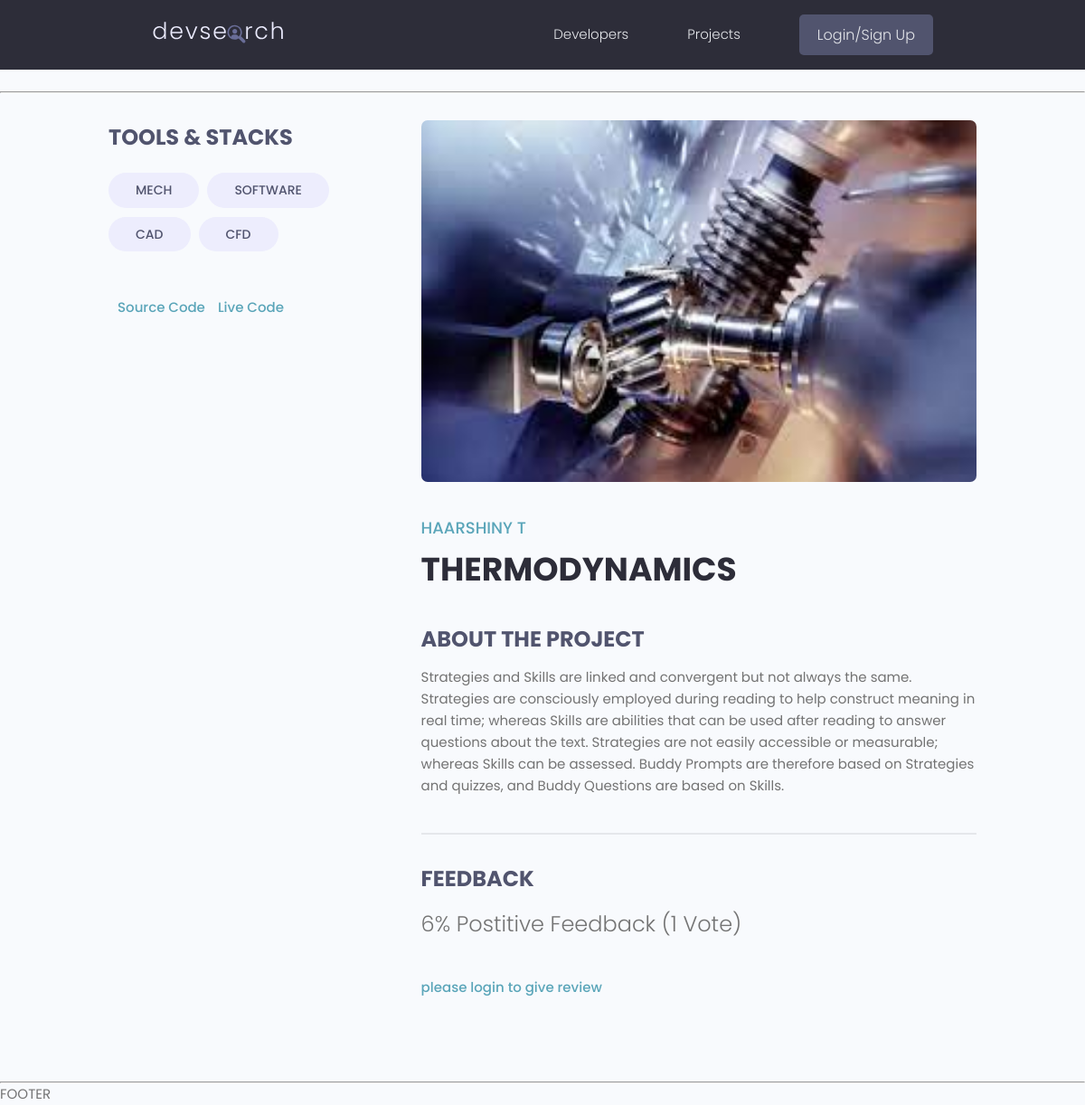
/project1/project3/20/, run on the app's committed database.
### project1/models.py (models this page shows, shortened)
class Tag(models.Model):
    name=models.CharField(max_length=500)
    created = models.DateTimeField (auto_now_add=True)
    def __str__(self):
        return self.name

class Project(models.Model):
    project_type = [('static','static application'),
                    ('dynamic','web application')
    ]
    owner = models.ForeignKey(Profile,on_delete=models.CASCADE,null=True,blank=True)
    title = models.CharField (max_length=500)
    description = models.TextField (max_length=5000,null=True,blank=True)
    image = models.ImageField (upload_to='photos/', default='photos/download.jpg',null=True,blank=True)
    demo_link = models.CharField (max_length=2000,null=True,blank=True)
    source_link = models.CharField (max_length=2000,null=True,blank=True)
    tags= models.ManyToManyField('Tag',blank=True)
    created = models.DateTimeField (auto_now_add=True)
    vote_total = models.IntegerField (default=0,null=True,blank=True)
    vote_ratio = models.IntegerField (default=0,null=True,blank=True)
    type = models.CharField (max_length=30,choices=project_type,null=True,blank=True)
    def reviewers(self):
        reviewers = self.review_set.all().values_list('owner__id',flat=True)
        return reviewers

### users/models.py (models this page shows, shortened)
class Profile(models.Model):
    user = models.OneToOneField(User,on_delete=models.CASCADE,null=True,blank=True)
    name = models.CharField(max_length=200)
    username = models.CharField(max_length=200,null=True,blank=True)
    email = models.EmailField(null=True,blank=True)
    profile_image = models.ImageField(upload_to='profiles',default='profiles/download.png',null=True,blank=True)
    short_intro = models.CharField(max_length=2000,null=True,blank=True)
    bio = models.TextField(null=True,blank=True)
    location = models.CharField(max_length=500,null=True,blank=True)
    social_github = models.CharField(max_length=2000,null=True,blank=True)
    social_twitter = models.CharField(max_length=2000,null=True,blank=True)
    social_youtube = models.CharField(max_length=2000,null=True,blank=True)
    social_linkedin = models.CharField(max_length=2000,null=True,blank=True)
    social_website = models.CharField(max_length=2000,null=True,blank=True)
    created = models.DateTimeField(auto_now_add=True)

### project1/views.py (the view, shortened to what this page needs)
# urls.py: path('project3/<str:pk>/', views.project3, name='project3'),
def project3(request,pk):
    proj_obj= Project.objects.get(id=pk)
    tags = proj_obj.tags.all()
    reviews = proj_obj.review_set.all()
    form = ReviewForm()
    context={'pro': proj_obj, 'tags':tags, 'reviews':reviews, 'form':form,
    }
    return render(request,'project1/project2.html',context)

### project1/templates/project1/project2.html (shortened to what this page needs)
{% extends 'main.html' %}
{% block content %}
<main class="singleProject my-md">
    <div class="container">
      <div class="layout">
        <div class="column column--1of3">
          <h3 class="singleProject__subtitle">Tools & Stacks</h3>
          <div class="singleProject__toolStack">
            {% for tag in pro.tags.all %}
            <span class="tag tag--pill tag--sub tag--lg">
              <small>{{tag}}</small>
            </span>
            {% endfor %}
          </div>
          {% if pro.source_link %}
          <a class="singleProject__liveLink" href="{{ pro.source_link }}" target="_blank">Source Code
          </a>
          {% endif %}
          {% if pro.source_link %}
          <a class="singleProject__liveLink" href="{{ pro.demo_link }}" target="_blank">Live Code
          </a>
          {% endif %}
        </div>
        <div class="column column--2of3">
          <img class="singleProject__preview" src="{{ pro.image.url }}" alt="portfolio thumbnail" />
          <a href="{% url 'users:single-profile' pro.owner.id %}" class="singleProject__developer">{{pro.owner.name}}</a>
          <h2 class="singleProject__title">{{pro.title}}</h2>
          <h3 class="singleProject__subtitle">About the Project</h3>
          <div class="singleProject__info">{{pro.description}}
          </div>
          <div class="comments">
            <h3 class="singleProject__subtitle">Feedback</h3>
            <h5 class="project--rating">
                {{pro.vote_ratio}}% Postitive Feedback ({{pro.vote_total}} Vote{{pro.vote_total|pluralize:"s"}})
            </h5>
            {% if request.user.profile.id in pro.reviewers %}
            <p> you have already reviewd this project</p>
            {% elif request.user.profile == pro.owner %}
            <p> you cannot review your own work</p>
            {% else %}
            <a href="{% url 'users:login' %}?next={{request.path}}">please login to give review</a>
            {% endif %}
          </div>
        </div>
      </div>
    </div>
  </main>
{% endblock %}

### static/styles/app.css (style rules this page uses)
:root { --color-sub: #2d2d39; }
img { width: 100%; }
.singleProject .column--1of3 { order: 2; }
@media screen and (min-width: 1081px) { .singleProject .column--1of3 { order: 1; } }
@media screen and (min-width: 1081px) { .singleProject .column--2of3 { order: 2; } }
.singleProject__toolStack { margin-top: 2rem; margin-bottom: 4rem; }
.singleProject__liveLink { font-weight: 500; transition: all 0.3s ease-in-out; border-bottom: 2px solid transparent; }
.singleProject__preview { height: 50vh; object-fit: cover; object-position: top center; margin-bottom: 3rem; border-radius: 0.7rem; }
.singleProject__developer { font-size: 1.8rem; font-weight: 500; }
.singleProject__title { font-size: 3.6rem; font-weight: 700; color: var(--color-sub); margin-bottom: 3rem; }
.project--rating { margin-bottom: 1.6em; margin-top: .5em; }
.singleProject__subtitle { text-transform: uppercase; font-size: 2.4rem; font-weight: 700; color: var(--color-sub-light); margin-bottom: 1rem; }
.comments { margin-top: 4rem; padding-top: 3rem; border-top: 2px solid var(--color-light); }

### static/uikit/styles/modules/_variables.css (style rules this page uses)
:root { --color-main: #5aa5b9; --color-main-light: #e6faff; --color-sub: #3f4156; --color-sub-light: #51546e; --color-sub-lighter: #ededfd; --color-text: #737373; --color-gray: #8b8b8b; --color-light: #e5e7eb; --color-light-gray: #767676; --color-bg: #f8fafd; --color-white: #fffefd; --color-white-light: #f3f3f3; --color-success: #359e64; --color-success-bg: #def8e8; --color-error: #fc4b0b; --color-error-bg: #fff2ee; --font-base: 'Poppins', arial, helvetica, 'Segoe UI', roboto, ubuntu, sans-serif; --font-monospace: 'Fira Code', 'Courier New', courier, monospace; --font-regular: 300; --font-medium: 500; --font-bold: 700; --generic-shadow: 1px 1px 5px #00000010; --generic-transition: all 0.3s ease-in-out; }

### static/uikit/styles/modules/_base.css (style rules this page uses)
* { margin: 0; padding: 0; box-sizing: border-box; text-rendering: optimizeLegibility; color: inherit; font-size: inherit; }
html { font-size: 50%; }
@media only screen and (min-width: 480px) { html { font-size: 56.25%; } }
@media only screen and (min-width: 1200px) { html { font-size: 62.5%; } }
body { line-height: 1.6; font-weight: 400; font-size: 1.5rem; color: var(--color-text); background-color: var(--color-bg); min-height: 100vh; }

### static/uikit/styles/modules/_typography.css (style rules this page uses)
* { font-family: var(--font-base); }
h2 { font-size: 3.6rem; font-weight: var(--font-bold); }
h3 { font-size: 3.2rem; font-weight: var(--font-medium); }
h5 { font-size: 2.4rem; font-weight: var(--font-medium); }
h5, h6 { font-weight: var(--font-regular); }
p, span, strong { font-size: 1.6rem; color: var(--color-text); font-weight: var(--font-regular); }
a { padding-bottom: 2px; text-decoration: none; display: inline-block; color: var(--color-main); font-weight: var(--font-medium); }

### static/uikit/styles/modules/_utilities.css (style rules this page uses)
.container { width: 92%; max-width: 165rem; margin: 0 auto; box-sizing: border-box; }
@media screen and (min-width: 1000px) { .container { width: 90%; } }
@media screen and (min-width: 1200px) { .container { width: 80%; } }
.my-md { margin: 3rem auto; }

### static/uikit/styles/modules/_tag.css (style rules this page uses)
.tag { display: inline-flex; align-items: center; background-color: var(--color-sub); height: -webkit-fit-content; height: -moz-fit-content; height: fit-content; width: -webkit-fit-content; width: -moz-fit-content; width: fit-content; border-radius: 0.5rem; padding: 0.5rem 1.5rem; font-size: 1.2rem; cursor: pointer; }
.tag:not(:last-child) { margin-right: 0.25rem; margin-bottom: 0.75rem; }
.tag > small { color: var(--color-white); }
.tag--pill { border-radius: 5rem; }
.tag--sub, .tag--sub > small { background: var(--color-sub-lighter); color: var(--color-sub-light); font-weight: 500; }
.tag--lg { padding: 0.8rem 3rem; font-size: 1.4rem; }
.tag--lg:not(:last-child) { margin-right: 0.5rem; margin-bottom: 1rem; }

### static/uikit/styles/modules/_layout.css (style rules this page uses)
.layout { display: flex; flex-flow: row wrap; justify-content: space-between; }
.layout > .column { margin-bottom: 3rem; }
.layout > .column.column--1of3 { flex-basis: 30%; }
.layout > .column.column--2of3 { flex-basis: 64%; }

### data on the page
Tag: name "MECH"
Tag: name "SOFTWARE"
Tag: name "CAD"
Tag: name "CFD"
Project: image (picture), owner.name "HAARSHINY T", title "THERMODYNAMICS", description "Strategies and Skills are linked and convergent but not always the same. Strategies are consciously employed during reading to help construct meaning in real time; whereas Skills are abilities that can be used after reading to answer questions about the text. Strategies are not easily accessible or measurable; whereas Skills can be assessed. Buddy Prompts are therefore based on Strategies and quizzes, and Buddy Questions are based on Skills.", vote_ratio "6", vote_total "1"
